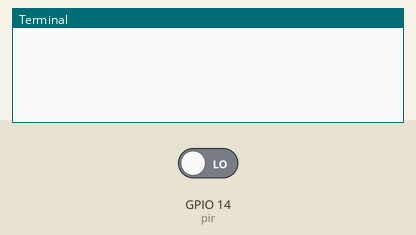
This program was run on a simulated Raspberry Pi (BCM pin numbers). Shown: the last lines printed to the terminal. Inputs (shaded band) come from the test bench; at power-on: GPIO 14 (pir) LOW. The clock reads 2024-03-15 10:24:30 at power-on unless the program sets it.

Above: at 1.2 s.
1.3 s: GPIO 14 (pir) driven HIGH
At 2.4 s:
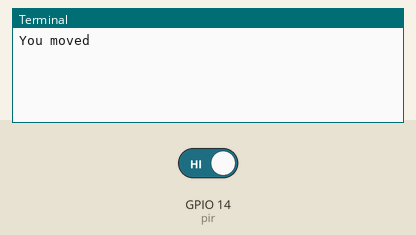
2.8 s: GPIO 14 (pir) driven LOW
At 3.6 s:
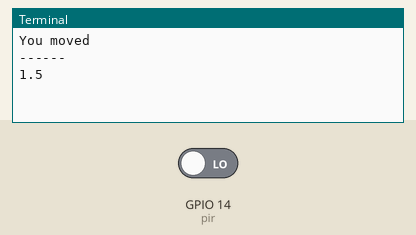

Measured:
- after the input at 1.3 s, the terminal: prints a new line at once (image 1)
- after the input at 2.8 s, the terminal: prints a new line at once (image 2)

The program:

pir.py
```python
from gpiozero import MotionSensor
import time

pir = MotionSensor(14)

while True:
        pir.wait_for_motion()
        time1 = time.time()
        print("You moved")
        pir.wait_for_no_motion()
        time2 = time.time()
        print("------")
        print(time2 - time1)
```
